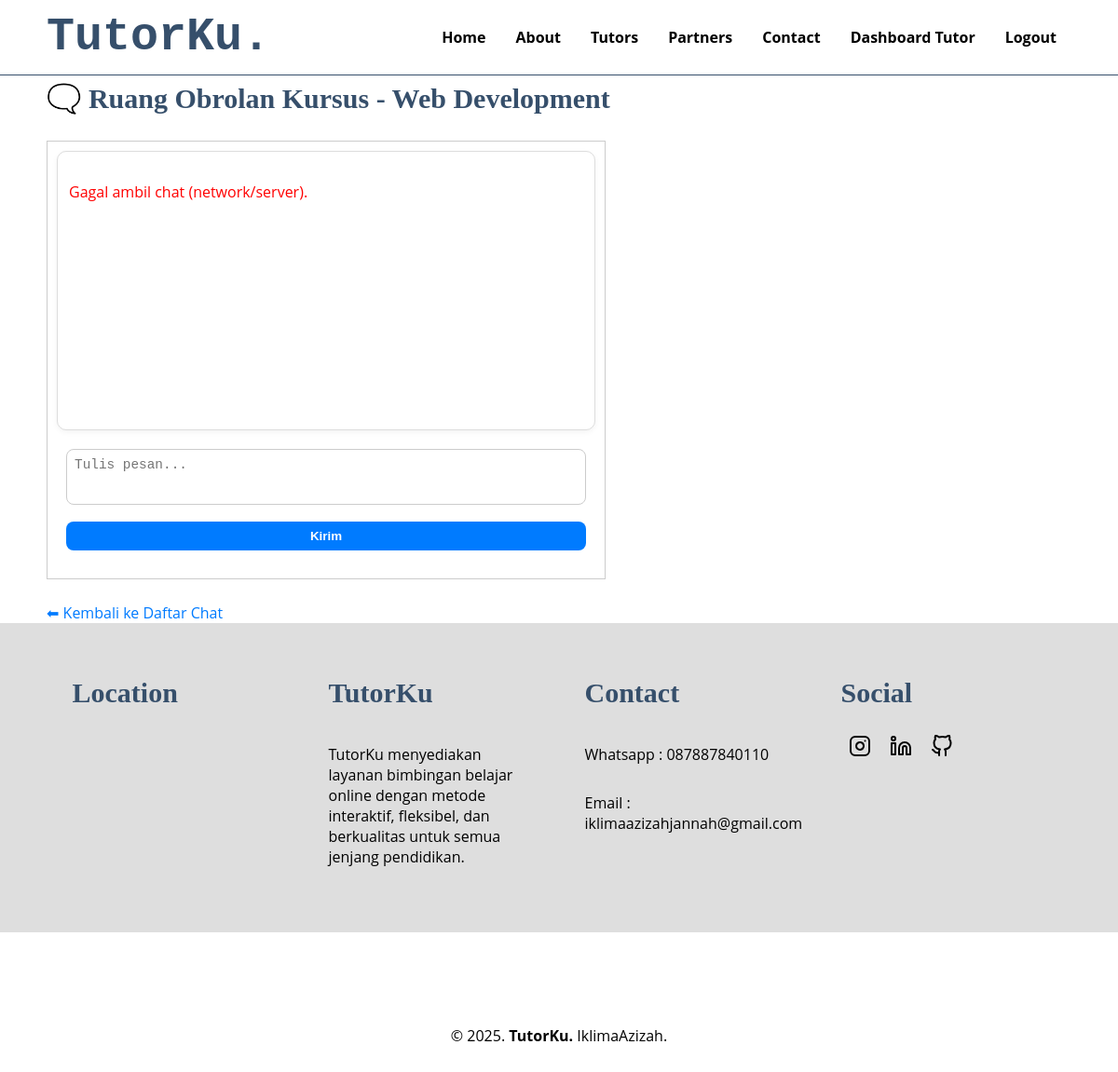
/tutor_chat_room.php?id_kursus=1&id_member=1 (signed in), run on the app's committed database.
### tables this page shows
CREATE TABLE `content` (
  `id` int(11) NOT NULL,
  `foto` varchar(255) NOT NULL,
  `judul` varchar(255) NOT NULL,
  `isi` text NOT NULL,
  `tgl_isi` datetime NOT NULL DEFAULT current_timestamp() ON UPDATE current_timestamp(),
  `id_tutor` int(11) DEFAULT NULL
);

CREATE TABLE `info` (
  `id` int(11) NOT NULL,
  `judul` varchar(225) NOT NULL,
  `isi` text NOT NULL,
  `tgl_isi` timestamp NOT NULL DEFAULT current_timestamp() ON UPDATE current_timestamp()
);

### inc/inc_fungsi.php (called while the page is built, shortened)
<?php
function ambil_isi_info($id,$kolom){
    global $koneksi;
    $sql1 = "select $kolom from info where id ='$id'";
    $q1 = mysqli_query($koneksi,$sql1);
    $r1 = mysqli_fetch_array($q1);
    return $r1[$kolom];
}

### tutor_chat_room.php (the view, shortened to what this page needs)
<?php
include("inc_header.php");
include("inc/inc_koneksi.php");
$id_tutor = $_SESSION['id_tutor'];
$id_kursus = isset($_GET['id_kursus']) ? intval($_GET['id_kursus']) : 0;
$sql_cek = "SELECT id, judul FROM content WHERE id = ? AND id_tutor = ? LIMIT 1";
$stmt_cek = mysqli_prepare($koneksi, $sql_cek);
mysqli_stmt_bind_param($stmt_cek, "ii", $id_kursus, $id_tutor);
mysqli_stmt_execute($stmt_cek);
$result_cek = mysqli_stmt_get_result($stmt_cek);
$kursus = mysqli_fetch_assoc($result_cek);
?>
<h3>🗨️ Ruang Obrolan Kursus - <?= htmlspecialchars($kursus['judul']); ?></h3>
<div class="tutor-chat-container">
    <div id="chat-box" class="tutor-chat-box">
    </div>
    <form id="chat-form" class="tutor-chat-form">
        <textarea name="pesan" id="pesan" placeholder="Tulis pesan..." required></textarea>
        <button type="submit">Kirim</button>
    </form>
</div>
<a href="tutor_chat_list.php?id_kursus=<?= urlencode($id_kursus) ?>" class="tutor-chat-back">
   ⬅ Kembali ke Daftar Chat
</a>
<?php include("inc_footer.php"); ?>

### inc_footer.php (shortened to what this page needs)
</div>
<div id="contact">
    <div class="wrapper">
        <div class="footer">
            <div class="footer-section">
                <h3>Location</h3>
                <iframe
                    src="https://www.google.com/maps/embed?pb=!1m18!1m12!1m3!1d3964.8097419736164!2d106.85628137409918!3d-6.41848726276821!2m3!1f0!2f0!3f0!3m2!1i1024!2i768!4f13.1!3m3!1m2!1s0x2e69ebac813f9cb1%3A0x5e03d94c009a6dbf!2sMasjid%20Jami&#39;%20As-Syifa!5e0!3m2!1sid!2sid!4v1738572054634!5m2!1sid!2sid"
                    style="width: 200px; height: 100px; border: 0;"
                    allowfullscreen=""
                    loading="lazy"
                ></iframe>
            </div>
            <div class="footer-section">
                <h3><?php echo ambil_isi_info('1','judul') ?></h3>
                <?php echo ambil_isi_info('1','isi') ?>
            </div>
            <div class="footer-section">
                <h3><?php echo ambil_isi_info('2','judul') ?></h3>
                 <?php echo ambil_isi_info('2','isi') ?>
            </div>
            <div class="footer-section">
                <h3>Social</h3>
                <a href="https://www.instagram.com/iklimaazizah/"
                ><i data-feather="instagram"></i
                ></a>
                <a href="https://www.linkedin.com/in/iklima-azizah-jannah/"
                ><i data-feather="linkedin"></i
                ></a>
                <a href="https://github.com/iklimaazjnnh"
                ><i data-feather="github"></i
                ></a>
            </div>
        </div>
    </div>
</div>
<div id="copyright">
  <div class="wrapper">&copy; 2025. <b>TutorKu.</b> IklimaAzizah.</div>
</div>
</body>
</html>

### css/style.css (style rules this page uses)
* { text-decoration: none; box-sizing: border-box; outline: none; border: none; margin: 0px; padding: 0px; }
body { margin: 0px; padding: 0px; font-family: "Open Sans", sans-serif; }
html { scroll-behavior: smooth; }
.wrapper { width: 1100px; margin: auto; position: relative; }
p { margin: 10px 0px 10px 0px; padding: 10px 0px 10px 0px; }
#contact { background: #dedede; padding: 50px 0px 50px 0px; }
.footer { width: 100%; position: relative; display: flex; flex-wrap: wrap; margin: auto; }
.footer-section { width: 20%; margin: 0 auto; }
h3 { font-family: "comic sans ms"; font-weight: 800; font-size: 30px; margin-bottom: 20px; color: #364f6b; width: 100%; line-height: 50px; }
.footer-section a { color: #000000; margin: 0.5rem; }
#copyright { text-align: center; width: 100%; padding: 50px 0px 50px 0px; margin-top: 50px; }
#chat-form { padding: 10px; background: #fff; display: flex; flex-direction: column; gap: 5px; }
#chat-form textarea { width: 100%; height: 60px; resize: none; margin-bottom: 5px; border: 1px solid #ccc; border-radius: 8px; padding: 8px; font-size: 0.9rem; }
#chat-form button { width: 100%; background: #007bff; color: white; padding: 8px; border: none; border-radius: 8px; font-weight: bold; cursor: pointer; transition: background 0.2s; }
.tutor-chat-container { border: 1px solid #ccc; padding: 10px; width: 100%; max-width: 600px; margin-bottom: 15px; }
.tutor-chat-box { height: 300px; overflow-y: auto; border: 1px solid #ddd; padding: 10px; background: #f9f9f9; margin-bottom: 10px; }
.tutor-chat-form textarea { width: 100%; height: 80px; resize: none; padding: 8px; border: 1px solid #ccc; border-radius: 6px; }
.tutor-chat-form button { width: 100%; background: #007bff; color: white; border: none; padding: 10px; margin-top: 5px; border-radius: 6px; cursor: pointer; transition: background 0.3s ease; }
.tutor-chat-back { display: inline-block; margin-top: 10px; text-decoration: none; color: #007bff; }
#chat-box { max-width: 800px; margin: 0 auto; padding: 12px; border: 1px solid #ddd; border-radius: 10px; height: 300px; overflow-y: auto; background: #fff; box-shadow: 0px 2px 6px rgba(0,0,0,0.05); }
#chat-form { max-width: 800px; margin: 10px auto; display: flex; flex-direction: column; gap: 8px; }
#pesan { width: 100%; height: 60px; resize: none; padding: 10px; border: 1px solid #ccc; border-radius: 8px; font-size: 14px; }
#chat-form button { align-self: flex-end; padding: 8px 18px; background: #007BFF; color: #fff; border: none; border-radius: 8px; cursor: pointer; font-weight: bold; transition: background 0.2s ease; }

### data on the page
content: judul "Web Development"
info: judul "TutorKu", isi "TutorKu menyediakan layanan bimbingan belajar online dengan metode interaktif, fleksibel, dan berkualitas untuk semua jenjang pendidikan."
info: judul "Contact", isi "Whatsapp : 087887840110 Email : iklimaazizahjannah@gmail.com"
